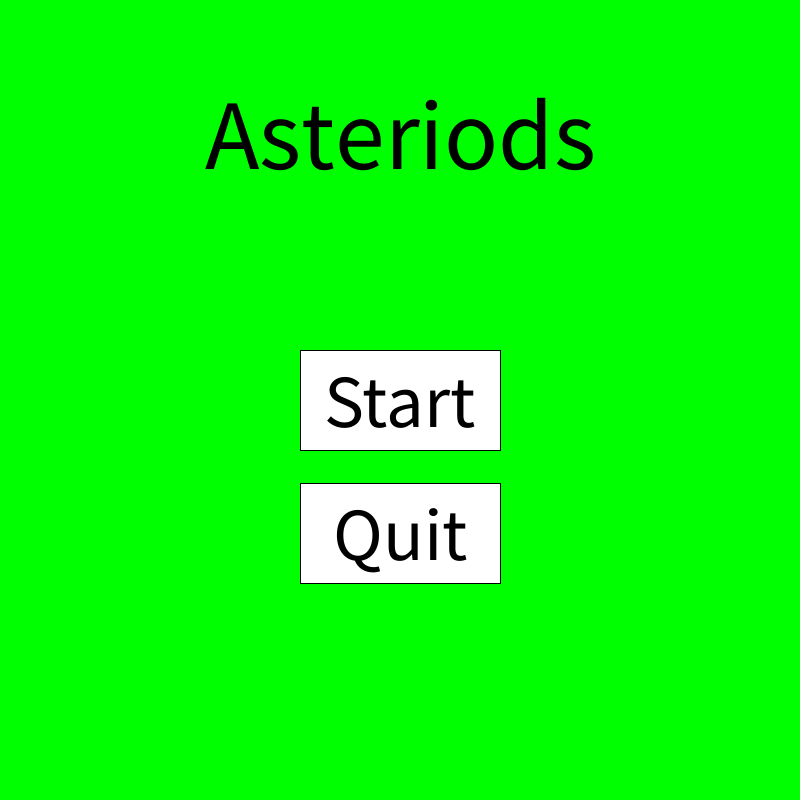
Frame 1 (no input)
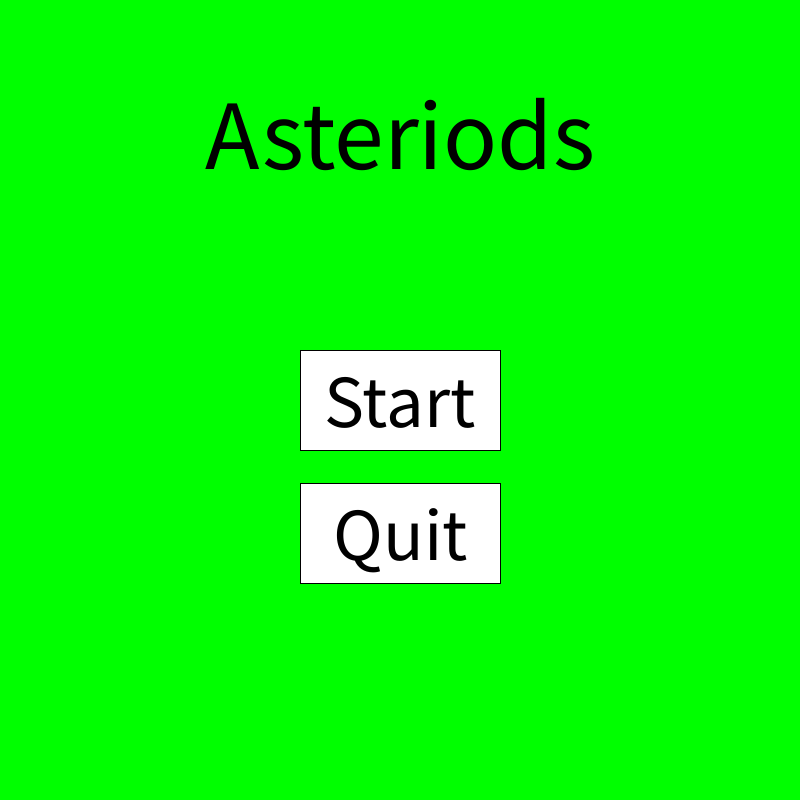
Frame 60 (the mouse pressed at the canvas centre just before this capture)
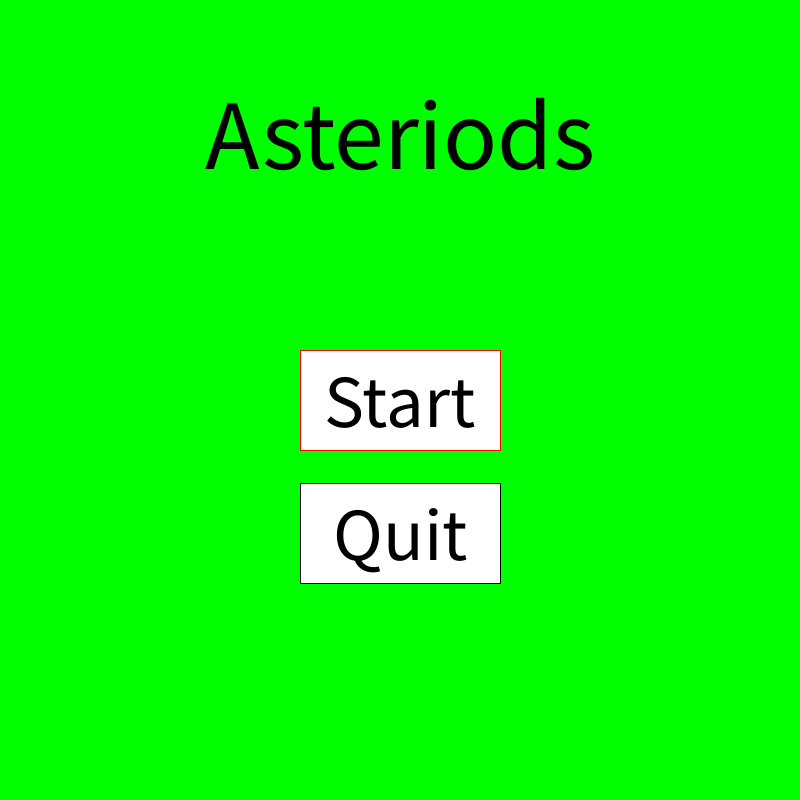
Frame 120 (the mouse held since frame 60 and released just before this capture)

The Processing sketch that drew these frames (run headless with seeded random() and noise(); from frame 60 on, the mouse is pressed at the canvas centre):

// Processing sketch: Asteroids
// ── Asteroids.pde
int mode;
float cx;
float cy;
boolean w,a,s,d,space;
color s1,s2,s3,s4,s5,s6;
Spaceship myShip;
Discy myDisc;
ArrayList<GameObject> myObjects;

final int MENU = 0;
final int GAME = 1;
final int OPTIONS = 2;
final int PAUSE = 3;
final int GAMEOVER = 4;

void setup() {
  
  rectMode(CENTER);
  imageMode(CENTER);
  textAlign(CENTER, CENTER);
  size(800,800);
  background(255);
  
  cx = 400;
  cy = 400;
  mode = 0;
  myShip = new Spaceship();
  myDisc = new Discy();
  myObjects = new ArrayList<GameObject>();
  
  s1 = 0;
  s2 = 0;
  s3 = 0;
  s4 = 0;
  s5 = 0;
  s6 = 0;
  
}

void draw() {
  
  if (mode == MENU) menu();
  else if (mode == GAME) game();
  else if (mode == PAUSE) pause();
  else if (mode == GAMEOVER) gameover();
  else println("Mode Error!");
  
  if (cx >= width+50) {
    cx = -25;
    cy = height/2;
  }
  
  println(myObjects.size());
  
  int i = 0;
  while (i < myObjects.size()) {
    GameObject obj = myObjects.get(i);
    if (obj.lives > 0) {
      obj.act();
      obj.show();
      i++;
    } else {
      myObjects.remove(i);
    }
  }
  
}

void mouseClicked() {
  if (mode == MENU) {
    if (rectButton(200,100,width/2,height/2)) mode = GAME;
    if (rectButton(200,100,width/2,height/1.5)) exit();
  }
  else if (mode == GAME) {
    
  }
  else if (mode == PAUSE) {
    if (rectButton(200,100,width/2,height/2)) mode = GAME;
  }
  else if (mode == GAMEOVER) {
    if (rectButton(200,100,width/2,height/2)) mode = MENU;
  }
}

void tank() {
  pushMatrix();
  translate(cx,cy);
  fill(#21980F);
  rect(0,0,120,200);
  rect(0,-100,20,100);
  circle(0,0,100);
  popMatrix();
}

boolean rectButton(float w,float h,float x,float y) {
  if (mouseX > x-(w/2) && mouseX < x+(w/2) && mouseY > y-(h/2) && mouseY < y+(h/2)) {
    return true;
  } return false;
}

boolean circButton(float d,float x,float y) {
  if (dist(mouseX, mouseY, x, y) < d/2) {
    return true;
  } return false;
}

void textSet(float size,color c,float x,float y,String label) {
  fill(c);
  textSize(size);
  text(label, x, y);
}

void button(String type,float w,float h,float x,float y,String label,boolean stroke,color bc,color s,color tc) {
  if (type == "Circle") {
    fill(bc);
    if (stroke) {
      stroke(s);
    } else {
      noStroke();
    }
    ellipse(x, y, w, h);
    textSet(w/2, tc, x, y, label);
  } else if (type == "Rect") {
    fill(bc);
    if (stroke) {
      stroke(s);
    } else {
      noStroke();
    }
    rect(x, y, w, h);
    textSet((w+h)/4, tc, x, y, label);
  }
}

// ── a_stuff.pde
void keyPressed() {

  if (key == 'w' || key == 'W') w = true;
  if (key == 'a' || key == 'A') a = true;
  if (key == 's' || key == 'S') s = true;
  if (key == 'd' || key == 'D') d = true;
  if (key == ' ') space = true;

 

}

void keyReleased() {

  if (key == 'w' || key == 'W') w = false;
  if (key == 'a' || key == 'A') a = false;
  if (key == 's' || key == 'S') s = false;
  if (key == 'd' || key == 'D') d = false;
  if (key == ' ') space = false;

}

class GameObject {

  PVector loc;
  PVector vel;
  float size;
  byte lives;
  int timer,limit;
  color c;

  GameObject() {

  }

 

  void act() {
    
    loc.add(vel);
    
  }

 

  void show() {
    
    pushMatrix();
    stroke(255);
    fill(0);
    translate(loc.x,loc.y);
    rect(0,0,size,size);
    popMatrix();
    
  }

}

// ── b_menu.pde
void menu() {
  background(0,255,0);
  
  textSet(100,0,width/2,height/6,"Asteriods");
  button("Rect",200,100,width/2,height/2,"Start",true,255,s1,0);
  button("Rect",200,100,width/2,height/1.5,"Quit",true,255,s2,0);
  
  if (rectButton(200,100,width/2,height/2)) {
    s1 = #FF0000;
  } else {
    s1 = 0;
  }
  if (rectButton(200,100,width/2,height/1.5)) {
    s2 = #FF0000;
  } else {
    s2 = 0;
  }
}

// ── c_game.pde
void game() {
  background(0,0,255);
  
  myShip.act();
  myShip.show();
  myDisc.act();
  myDisc.show();
}

// ── d_pause.pde
void pause() {
  background(255,255,0);
  
  button("Rect",200,100,width/2,height/2,"Return",true,255,s5,0);
  
  if (rectButton(200,100,width/2,height/2)) {
    s5 = #FF0000;
  } else {
    s5 = 0;
  }
}

// ── e_gameover.pde
void gameover() {
  background(255,0,0);
  
  button("Rect",200,100,width/2,height/2,"Finish",true,255,s6,0);
  
  if (rectButton(200,100,width/2,height/2)) {
    s6 = #FF0000;
  } else {
    s6 = 0;
  }
}

// ── f_Bullet.pde
class Bullet extends GameObject {
  
  boolean isGood;

  Bullet(boolean isGood) {

    timer = 0;
    this.isGood = isGood;
    if (isGood) {
      loc = myShip.loc.copy();
      vel = myShip.dir.copy();
    } else if (!isGood) {
      loc = myDisc.loc.copy();
      vel = myDisc.vel.copy();
    }
    size = 5;
    lives = 1;
    limit = 45;
  }

  void act() {

    super.act();
    vel.setMag(10);
    if (loc.x < 0 || loc.x > width || loc.y < 0 || loc.y > height) lives--;
    timer++;
    if (timer == limit) lives--;

  }

}

// ── g_Ships.pde
class Spaceship extends GameObject {

  PVector dir;

  Spaceship() {
    
    loc = new PVector(width/2,height/2);
    vel = new PVector(0,0);
    dir = new PVector(0.1,0);
    lives = 3;
    timer = 0;
    limit = 35;
    
  }

 

  void act() {

    super.act();
    timer++;
    if (a) dir.rotate(-radians(2));
    if (d) dir.rotate(radians(2));
    if (w) {
      vel.add(dir);
      myObjects.add(new Fire());
      myObjects.add(new Fire());
      myObjects.add(new Fire());
      myObjects.add(new Fire());
    }
    if (s) vel.sub(dir);
    if (space && timer >= limit) {
        myObjects.add(new Bullet(true));
        timer = 0;
    }
    if (vel.mag() > 2) vel.setMag(2);
    if (loc.x < -25) loc.x = width+25;
    if (loc.x > width+25) loc.x = -25;
    if (loc.y < -25) loc.y = height+25;
    if (loc.y > height+25) loc.y = -25;
  } 

  void show() {

    pushMatrix();
    stroke(255);
    fill(0);
    translate(loc.x,loc.y);
    rotate(dir.heading());
    quad(0,0,-25,-25,25,0,-25,25);
    popMatrix();

  }

}

class Discy extends GameObject {
  
  PVector dir;
  int pos;
  
  Discy() {
    loc = new PVector(200,200);
    vel = new PVector(random(1,3),random(1,3));
    size = 0;
    lives = 1;
    pos = 0;
    timer = 0;
    limit = 30;
  }
  
  void act() {
    super.act();
    if (loc.x < -15 || loc.x > 815 || loc.y < -15 || loc.y > 815) {
      pos = int(random(1,4));
      if (pos == 1) {
        loc.x = -10;
        loc.y = random(-10,810);
        vel.x = random(1,3);
        vel.y = random(1,3);
      } else if (pos == 2) {
        loc.x = -810;
        loc.y = random(-10,810);
        vel.x = random(1,3);
        vel.y = random(1,3);
      } else if (pos == 3) {
        loc.x = random(-10,810);
        loc.y = -10;
        vel.x = random(1,3);
        vel.y = random(1,3);
      } else if (pos == 4) {
        loc.x = random(-10,810);
        loc.y = 810;
        vel.x = random(1,3);
        vel.y = random(1,3);
      }
    }
    timer++;
    if (timer == limit) {
      //myObjects.add(new Bullet(false));
      timer = 0;
    }
  }
  
  void show() {
    pushMatrix();
    fill(0);
    stroke(255);
    translate(loc.x,loc.y);
    circle(0,-5,10);
    ellipse(0,0,30,10);
    popMatrix();
  }
  
}

// ── h_Asteroid.pde
class Asteroid extends GameObject {

  Asteroid() {
    
    loc = new PVector(random(width),random(height));
    vel = new PVector(random(0.1,0.3),random(0.1,0.3));
    vel.rotate(radians(random(TWO_PI)));
    size = random(10,50);
    lives = 1;

  }

  

  Asteroid(float s,PVector loc) {

    lives = 1;
    this.loc = loc;
    vel = new PVector(0,1);
    vel.rotate(radians(random(TWO_PI)));
    this.size = s;

  }

 

  void act() {

    super.act();
    if (loc.x < -(size/2)) loc.x = width+size/2;
    if (loc.x > width+size/2) loc.x = -(size/2);
    if (loc.y < -(size/2)) loc.y = height+size/2;
    if (loc.y > height+size/2) loc.y = -(size/2);
    int i = 0;
    while (i < myObjects.size()) {
      GameObject obj = myObjects.get(i);
      if (obj instanceof Bullet) {
        if (dist(obj.loc.x,obj.loc.y,loc.x,loc.y) <= obj.size/2 + size/2) {
          obj.lives = 0;
          lives = 0;
          if (size >= 25) {
            myObjects.add(new Asteroid(size/2,new PVector(loc.x,loc.y)));
            myObjects.add(new Asteroid(size/2,new PVector(loc.x,loc.y)));
          }
        }
      } else i++;
    }
  }
}

// ── i_Fire.pde
class Fire extends GameObject {
  
  int alpha;
  float thrust;
  
  Fire() {
    loc = myShip.loc.copy();
    vel = myShip.vel.copy();
    vel.rotate(PI - random(-0.5,0.5));
    vel.setMag(5);
    size = random(2,8);
    lives = 1;
    alpha = 255;
  }
  
  void act() {
    super.act();
  }
  
  void show() {
    pushMatrix();
    stroke(255,alpha);
    fill(255,thrust,0,alpha);
    translate(loc.x,loc.y);
    rect(0,0,size,size);
    popMatrix();
    alpha -= 25;
    if (alpha <= 0) lives = 0;
  }
  
}

// ── j_Particle.pde
class Particle extends GameObject {
  
  Particle() {
    
  }
  
}
